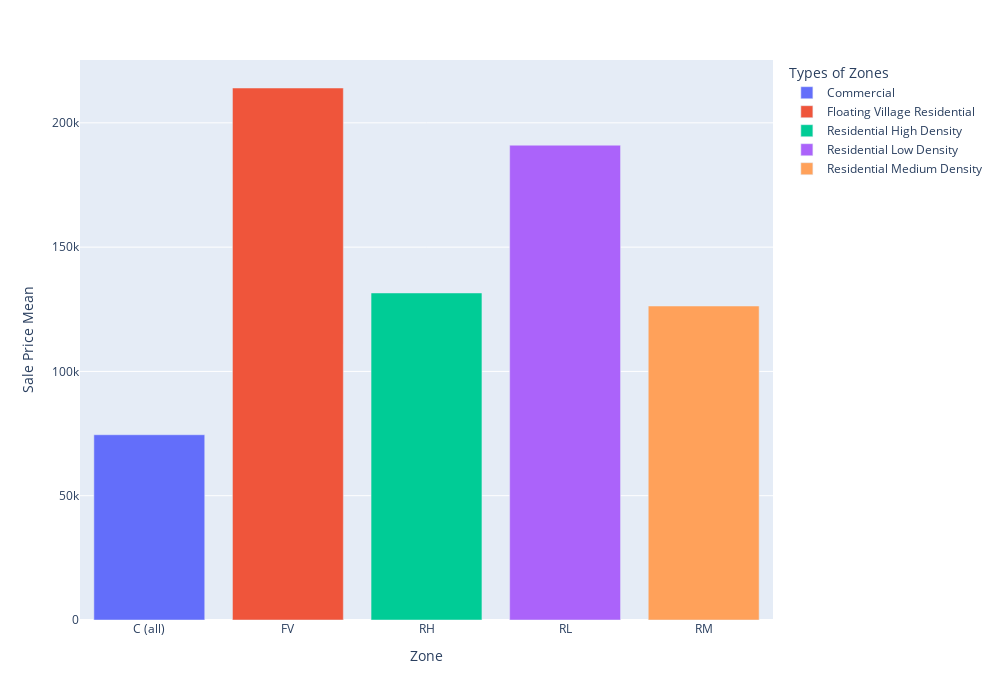

Here is the notebook cell this chart was saved with:
### Code cell
#Plotting housing zone to price dependency
data = train_df.groupby(by='MSZoning').SalePrice.mean()
fig = px.bar(x=data.index, y=data.values,
             color=['Commercial', 'Floating Village Residential', 'Residential High Density', 'Residential Low Density',
                    'Residential Medium Density'],
             width=1000,
             height=700,
             labels={
                     "y": "Sale Price Mean",
                     "x": "Zone",
                     "color": "Types of Zones"})
fig.show()

### Figure 1 — Plotly figure (JSON) as saved in the notebook; plotly's stock layout.template omitted (floating-point values rounded to 4 significant figures)
{"data": [{"alignmentgroup": "True", "hovertemplate": "Types of Zones=Commercial<br>Zone=%{x}<br>Sale Price Mean=%{y}<extra></extra>", "legendgroup": "Commercial", "marker": {"color": "#636efa", "pattern": {"shape": ""}}, "name": "Commercial", "offsetgroup": "Commercial", "orientation": "v", "showlegend": true, "textposition": "auto", "type": "bar", "x": ["C (all)"], "xaxis": "x", "y": [74528], "yaxis": "y"}, {"alignmentgroup": "True", "hovertemplate": "Types of Zones=Floating Village Residential<br>Zone=%{x}<br>Sale Price Mean=%{y}<extra></extra>", "legendgroup": "Floating Village Residential", "marker": {"color": "#EF553B", "pattern": {"shape": ""}}, "name": "Floating Village Residential", "offsetgroup": "Floating Village Residential", "orientation": "v", "showlegend": true, "textposition": "auto", "type": "bar", "x": ["FV"], "xaxis": "x", "y": [214000.0], "yaxis": "y"}, {"alignmentgroup": "True", "hovertemplate": "Types of Zones=Residential High Density<br>Zone=%{x}<br>Sale Price Mean=%{y}<extra></extra>", "legendgroup": "Residential High Density", "marker": {"color": "#00cc96", "pattern": {"shape": ""}}, "name": "Residential High Density", "offsetgroup": "Residential High Density", "orientation": "v", "showlegend": true, "textposition": "auto", "type": "bar", "x": ["RH"], "xaxis": "x", "y": [131600.0], "yaxis": "y"}, {"alignmentgroup": "True", "hovertemplate": "Types of Zones=Residential Low Density<br>Zone=%{x}<br>Sale Price Mean=%{y}<extra></extra>", "legendgroup": "Residential Low Density", "marker": {"color": "#ab63fa", "pattern": {"shape": ""}}, "name": "Residential Low Density", "offsetgroup": "Residential Low Density", "orientation": "v", "showlegend": true, "textposition": "auto", "type": "bar", "x": ["RL"], "xaxis": "x", "y": [191000.0], "yaxis": "y"}, {"alignmentgroup": "True", "hovertemplate": "Types of Zones=Residential Medium Density<br>Zone=%{x}<br>Sale Price Mean=%{y}<extra></extra>", "legendgroup": "Residential Medium Density", "marker": {"color": "#FFA15A", "pattern": {"shape": ""}}, "name": "Residential Medium Density", "offsetgroup": "Residential Medium Density", "orientation": "v", "showlegend": true, "textposition": "auto", "type": "bar", "x": ["RM"], "xaxis": "x", "y": [126300.0], "yaxis": "y"}], "layout": {"barmode": "relative", "height": 700, "legend": {"title": {"text": "Types of Zones"}, "tracegroupgap": 0}, "margin": {"t": 60}, "width": 1000, "xaxis": {"anchor": "y", "domain": [0, 1], "title": {"text": "Zone"}}, "yaxis": {"anchor": "x", "domain": [0, 1], "title": {"text": "Sale Price Mean"}}}}
